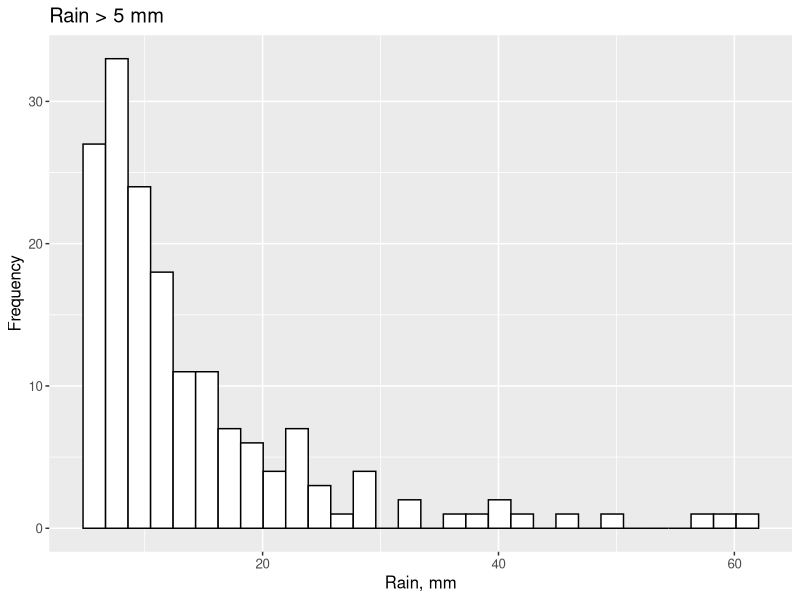
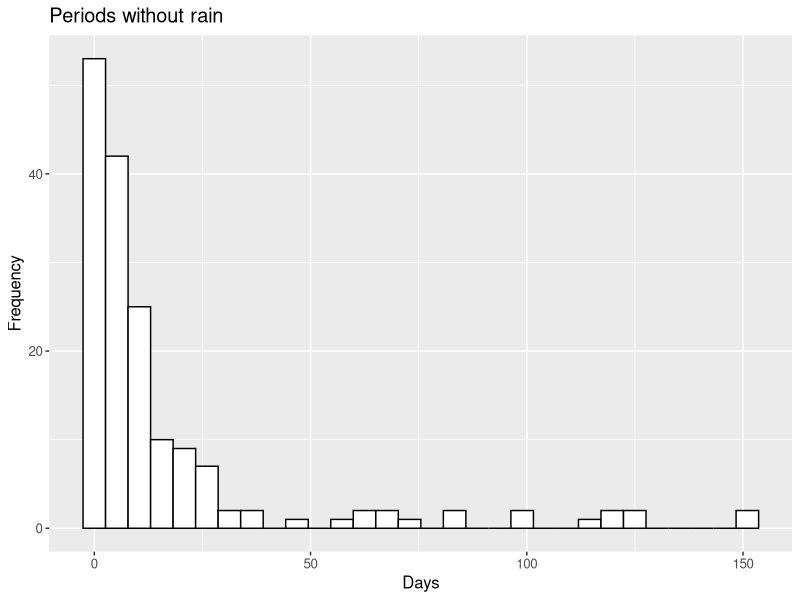

The R source for these figures, in order: (Note: this script raises an error after producing the figures.)
# 16-05-2024
# Anastasia Makhnykina

library(dplyr)
library(tidyr)
library(tidyverse)
library(lubridate)
library(ggplot2)
library(units)

# In this file we need to make some analysis of data we observed ###
# and plot the main dependencies and interactions ##################

# Open two files for analysis 
USWkg12_20_summary <- read.csv("data/USWkg12_20_summary.csv", 
                               header=TRUE, na.strings="NaN", skip=0)

# First Plot frequency of Rain events > 5 mm 
USWkg12_20_summary$observation <- 1:nrow(USWkg12_20_summary)

USWkg12_20_summary$DOY <- paste(yday(USWkg12_20_summary$date))
USWkg12_20_summary$DOY <- as.numeric(as.character(USWkg12_20_summary$DOY))
USWkg12_20_summary$bigR <- as.numeric(USWkg12_20_summary$sum_R>5)
USWkg12_20_summary$bigRmm <- as.numeric(USWkg12_20_summary$bigR)*as.numeric(USWkg12_20_summary$sum_R)
USWkg12_20_summary$year <- substr(USWkg12_20_summary$date, 1,4)
USWkg12_20_summary$year <- as.numeric(as.character(USWkg12_20_summary$year))


USW9sum <- USWkg12_20_summary%>%
  filter(bigRmm > 0)

USW9sum %>%
  #group_by(DOY) %>%
  arrange(date) %>%
  mutate(diff = observation - lag(observation, default = first(observation)))

USW9sum$diff <- USW9sum$observation - lag(USW9sum$observation, 
                                          default = first(USW9sum$observation))

USW9sum %>%
  ggplot(aes(x=bigRmm))+
  geom_histogram(color="black", fill="white")+
  ggtitle('Rain > 5 mm')+
  ylab('Frequency')+
  xlab('Rain, mm')+
  theme_gray()+
  theme(text = element_text(size = 12))

# Plot graph for Periods without any rain
USW9sum %>%
  ggplot(aes(x=diff))+
  geom_histogram(color="black", fill="white")+
  ggtitle('Periods without rain')+
  ylab('Frequency')+
  xlab('Days')+
  theme_gray()+
  theme(text = element_text(size = 12))



# This is our Figure 1.


write.csv(USW9sum, file = "data/USW9sum.csv")
write.csv(USWkg12_20_summary, file = "data/USWkg12_20_summary.csv")
